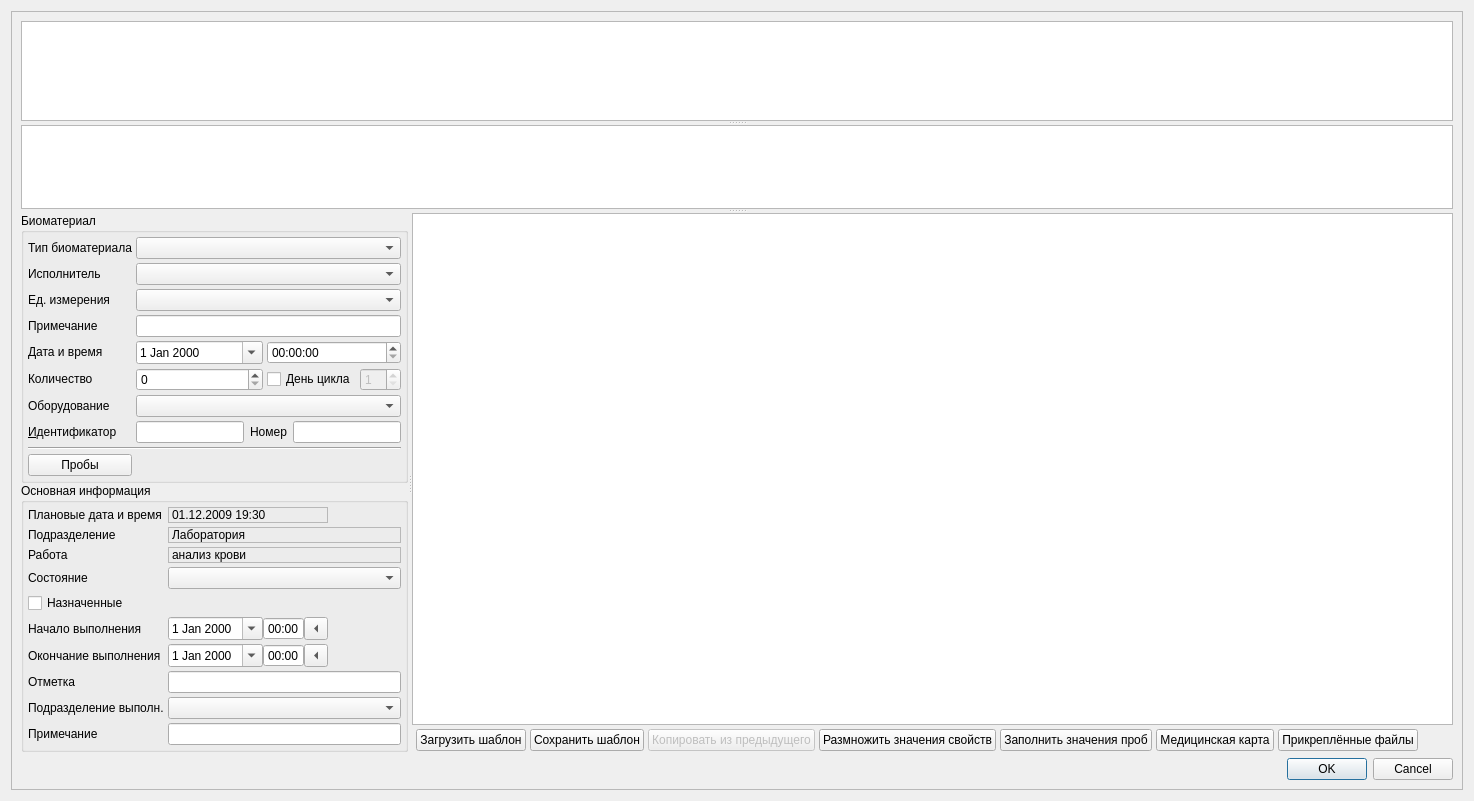
<?xml version="1.0" encoding="UTF-8"?>
<ui version="4.0">
 <class>JobTicketEditorDialog</class>
 <widget class="QDialog" name="JobTicketEditorDialog">
  <property name="geometry">
   <rect>
    <x>0</x>
    <y>0</y>
    <width>1474</width>
    <height>801</height>
   </rect>
  </property>
  <property name="minimumSize">
   <size>
    <width>600</width>
    <height>600</height>
   </size>
  </property>
  <property name="windowTitle">
   <string>ChangeMe!</string>
  </property>
  <property name="sizeGripEnabled">
   <bool>false</bool>
  </property>
  <layout class="QGridLayout" name="gridLayout_5">
   <item row="0" column="0">
    <widget class="QScrollArea" name="scrollArea">
     <property name="verticalScrollBarPolicy">
      <enum>Qt::ScrollBarAsNeeded</enum>
     </property>
     <property name="widgetResizable">
      <bool>true</bool>
     </property>
     <widget class="QWidget" name="scrollAreaWidgetContents">
      <property name="geometry">
       <rect>
        <x>0</x>
        <y>0</y>
        <width>1454</width>
        <height>781</height>
       </rect>
      </property>
      <layout class="QGridLayout" name="gridLayout_4">
       <item row="1" column="0">
        <widget class="QSplitter" name="splitter_2">
         <property name="orientation">
          <enum>Qt::Vertical</enum>
         </property>
         <widget class="CTextBrowser" name="txtClientInfoBrowser">
          <property name="sizePolicy">
           <sizepolicy hsizetype="Expanding" vsizetype="Maximum">
            <horstretch>0</horstretch>
            <verstretch>1</verstretch>
           </sizepolicy>
          </property>
          <property name="minimumSize">
           <size>
            <width>0</width>
            <height>100</height>
           </size>
          </property>
          <property name="focusPolicy">
           <enum>Qt::ClickFocus</enum>
          </property>
          <property name="readOnly">
           <bool>true</bool>
          </property>
          <property name="html">
           <string>&lt;!DOCTYPE HTML PUBLIC &quot;-//W3C//DTD HTML 4.0//EN&quot; &quot;http://www.w3.org/TR/REC-html40/strict.dtd&quot;&gt;
&lt;html&gt;&lt;head&gt;&lt;meta name=&quot;qrichtext&quot; content=&quot;1&quot; /&gt;&lt;style type=&quot;text/css&quot;&gt;
p, li { white-space: pre-wrap; }
&lt;/style&gt;&lt;/head&gt;&lt;body style=&quot; font-family:'MS Shell Dlg 2'; font-size:8.25pt; font-weight:400; font-style:normal;&quot;&gt;
&lt;p style=&quot;-qt-paragraph-type:empty; margin-top:0px; margin-bottom:0px; margin-left:0px; margin-right:0px; -qt-block-indent:0; text-indent:0px; font-size:8pt;&quot;&gt;&lt;br /&gt;&lt;/p&gt;&lt;/body&gt;&lt;/html&gt;</string>
          </property>
          <property name="textInteractionFlags">
           <set>Qt::TextBrowserInteraction</set>
          </property>
         </widget>
         <widget class="CTableView" name="tblActions">
          <property name="sizePolicy">
           <sizepolicy hsizetype="Expanding" vsizetype="Expanding">
            <horstretch>1</horstretch>
            <verstretch>0</verstretch>
           </sizepolicy>
          </property>
         </widget>
         <widget class="QWidget" name="widget_5" native="true">
          <layout class="QHBoxLayout" name="horizontalLayout_4">
           <property name="margin">
            <number>0</number>
           </property>
           <item>
            <widget class="QSplitter" name="splitter">
             <property name="orientation">
              <enum>Qt::Horizontal</enum>
             </property>
             <widget class="QFrame" name="frmCommon">
              <property name="sizePolicy">
               <sizepolicy hsizetype="Preferred" vsizetype="Maximum">
                <horstretch>0</horstretch>
                <verstretch>0</verstretch>
               </sizepolicy>
              </property>
              <property name="frameShape">
               <enum>QFrame::NoFrame</enum>
              </property>
              <property name="frameShadow">
               <enum>QFrame::Plain</enum>
              </property>
              <property name="lineWidth">
               <number>0</number>
              </property>
              <layout class="QVBoxLayout" name="verticalLayout_3">
               <property name="spacing">
                <number>0</number>
               </property>
               <property name="margin">
                <number>0</number>
               </property>
               <item>
                <widget class="QGroupBox" name="grpTissue">
                 <property name="sizePolicy">
                  <sizepolicy hsizetype="Preferred" vsizetype="Maximum">
                   <horstretch>0</horstretch>
                   <verstretch>0</verstretch>
                  </sizepolicy>
                 </property>
                 <property name="title">
                  <string>Биоматериал</string>
                 </property>
                 <layout class="QGridLayout" name="gridLayout_3">
                  <property name="margin">
                   <number>4</number>
                  </property>
                  <property name="spacing">
                   <number>4</number>
                  </property>
                  <item row="3" column="1" colspan="2">
                   <widget class="CRBComboBox" name="cmbTissueUnit">
                    <property name="sizePolicy">
                     <sizepolicy hsizetype="Expanding" vsizetype="Fixed">
                      <horstretch>0</horstretch>
                      <verstretch>0</verstretch>
                     </sizepolicy>
                    </property>
                   </widget>
                  </item>
                  <item row="5" column="0">
                   <widget class="QLabel" name="lblTissueNote">
                    <property name="sizePolicy">
                     <sizepolicy hsizetype="Preferred" vsizetype="Maximum">
                      <horstretch>0</horstretch>
                      <verstretch>0</verstretch>
                     </sizepolicy>
                    </property>
                    <property name="text">
                     <string>Примечание</string>
                    </property>
                    <property name="buddy">
                     <cstring>edtTissueNote</cstring>
                    </property>
                   </widget>
                  </item>
                  <item row="6" column="0">
                   <widget class="QLabel" name="lblTissueDateTime">
                    <property name="sizePolicy">
                     <sizepolicy hsizetype="Preferred" vsizetype="Maximum">
                      <horstretch>0</horstretch>
                      <verstretch>0</verstretch>
                     </sizepolicy>
                    </property>
                    <property name="text">
                     <string>Дата и время</string>
                    </property>
                    <property name="buddy">
                     <cstring>edtTissueDate</cstring>
                    </property>
                   </widget>
                  </item>
                  <item row="5" column="1" colspan="2">
                   <widget class="QLineEdit" name="edtTissueNote"/>
                  </item>
                  <item row="9" column="1" colspan="2">
                   <widget class="QWidget" name="widget_2" native="true">
                    <layout class="QHBoxLayout" name="horizontalLayout">
                     <property name="margin">
                      <number>0</number>
                     </property>
                     <item>
                      <widget class="QLineEdit" name="edtTissueExternalId">
                       <property name="readOnly">
                        <bool>true</bool>
                       </property>
                      </widget>
                     </item>
                     <item>
                      <widget class="QLabel" name="lblTissueNumber">
                       <property name="text">
                        <string>Номер</string>
                       </property>
                      </widget>
                     </item>
                     <item>
                      <widget class="QLineEdit" name="edtTissueNumber">
                       <property name="readOnly">
                        <bool>true</bool>
                       </property>
                      </widget>
                     </item>
                    </layout>
                   </widget>
                  </item>
                  <item row="1" column="1" colspan="2">
                   <widget class="CRBComboBox" name="cmbTissueType">
                    <property name="sizePolicy">
                     <sizepolicy hsizetype="Expanding" vsizetype="Fixed">
                      <horstretch>0</horstretch>
                      <verstretch>0</verstretch>
                     </sizepolicy>
                    </property>
                   </widget>
                  </item>
                  <item row="7" column="1">
                   <widget class="QSpinBox" name="edtTissueAmount">
                    <property name="maximum">
                     <number>999999</number>
                    </property>
                   </widget>
                  </item>
                  <item row="10" column="0" colspan="3">
                   <widget class="Line" name="line">
                    <property name="orientation">
                     <enum>Qt::Horizontal</enum>
                    </property>
                   </widget>
                  </item>
                  <item row="7" column="0">
                   <widget class="QLabel" name="lblTissueAmount">
                    <property name="sizePolicy">
                     <sizepolicy hsizetype="Preferred" vsizetype="Maximum">
                      <horstretch>0</horstretch>
                      <verstretch>0</verstretch>
                     </sizepolicy>
                    </property>
                    <property name="text">
                     <string>Количество</string>
                    </property>
                    <property name="buddy">
                     <cstring>edtTissueAmount</cstring>
                    </property>
                   </widget>
                  </item>
                  <item row="1" column="0">
                   <widget class="QLabel" name="lblTissueType">
                    <property name="sizePolicy">
                     <sizepolicy hsizetype="Preferred" vsizetype="Maximum">
                      <horstretch>0</horstretch>
                      <verstretch>0</verstretch>
                     </sizepolicy>
                    </property>
                    <property name="text">
                     <string>Тип биоматериала</string>
                    </property>
                    <property name="buddy">
                     <cstring>cmbTissueType</cstring>
                    </property>
                   </widget>
                  </item>
                  <item row="11" column="0">
                   <widget class="QPushButton" name="btnProbes">
                    <property name="text">
                     <string>Пробы</string>
                    </property>
                   </widget>
                  </item>
                  <item row="2" column="0">
                   <widget class="QLabel" name="lblTissyeExecPerson">
                    <property name="sizePolicy">
                     <sizepolicy hsizetype="Preferred" vsizetype="Maximum">
                      <horstretch>0</horstretch>
                      <verstretch>0</verstretch>
                     </sizepolicy>
                    </property>
                    <property name="text">
                     <string>Исполнитель</string>
                    </property>
                    <property name="buddy">
                     <cstring>cmbTissueExecPerson</cstring>
                    </property>
                   </widget>
                  </item>
                  <item row="2" column="1" colspan="2">
                   <widget class="CPersonComboBoxEx" name="cmbTissueExecPerson">
                    <property name="sizePolicy">
                     <sizepolicy hsizetype="Expanding" vsizetype="Fixed">
                      <horstretch>0</horstretch>
                      <verstretch>0</verstretch>
                     </sizepolicy>
                    </property>
                   </widget>
                  </item>
                  <item row="7" column="2">
                   <layout class="QGridLayout" name="gridLayout_5">
                    <item row="0" column="1">
                     <widget class="QSpinBox" name="edtTissueMenstrualDay">
                      <property name="enabled">
                       <bool>false</bool>
                      </property>
                      <property name="toolTip">
                       <string>День менструального цикла</string>
                      </property>
                      <property name="minimum">
                       <number>1</number>
                      </property>
                      <property name="maximum">
                       <number>99</number>
                      </property>
                     </widget>
                    </item>
                    <item row="0" column="0">
                     <widget class="QCheckBox" name="chkTissueMenstrualDay">
                      <property name="enabled">
                       <bool>true</bool>
                      </property>
                      <property name="toolTip">
                       <string>Может заполняться только у женщин</string>
                      </property>
                      <property name="text">
                       <string>День цикла</string>
                      </property>
                     </widget>
                    </item>
                   </layout>
                  </item>
                  <item row="9" column="0">
                   <widget class="QLabel" name="lblTissueExternalId">
                    <property name="sizePolicy">
                     <sizepolicy hsizetype="Preferred" vsizetype="Maximum">
                      <horstretch>0</horstretch>
                      <verstretch>0</verstretch>
                     </sizepolicy>
                    </property>
                    <property name="text">
                     <string>&amp;Идентификатор</string>
                    </property>
                    <property name="buddy">
                     <cstring>edtTissueExternalId</cstring>
                    </property>
                   </widget>
                  </item>
                  <item row="3" column="0">
                   <widget class="QLabel" name="lblTissueUnit">
                    <property name="sizePolicy">
                     <sizepolicy hsizetype="Preferred" vsizetype="Maximum">
                      <horstretch>0</horstretch>
                      <verstretch>0</verstretch>
                     </sizepolicy>
                    </property>
                    <property name="text">
                     <string>Ед. измерения</string>
                    </property>
                    <property name="buddy">
                     <cstring>cmbTissueUnit</cstring>
                    </property>
                   </widget>
                  </item>
                  <item row="6" column="1">
                   <widget class="CDateEdit" name="edtTissueDate">
                    <property name="calendarPopup">
                     <bool>true</bool>
                    </property>
                   </widget>
                  </item>
                  <item row="6" column="2">
                   <widget class="QTimeEdit" name="edtTissueTime"/>
                  </item>
                  <item row="8" column="0">
                   <widget class="QLabel" name="lblEquipment">
                    <property name="text">
                     <string>Оборудование</string>
                    </property>
                    <property name="buddy">
                     <cstring>cmbEquipment</cstring>
                    </property>
                   </widget>
                  </item>
                  <item row="8" column="1" colspan="2">
                   <widget class="CRBComboBox" name="cmbEquipment"/>
                  </item>
                 </layout>
                </widget>
               </item>
               <item>
                <widget class="QGroupBox" name="grpMain">
                 <property name="sizePolicy">
                  <sizepolicy hsizetype="Preferred" vsizetype="Fixed">
                   <horstretch>0</horstretch>
                   <verstretch>0</verstretch>
                  </sizepolicy>
                 </property>
                 <property name="title">
                  <string>Основная информация</string>
                 </property>
                 <layout class="QGridLayout" name="gridLayout">
                  <property name="sizeConstraint">
                   <enum>QLayout::SetMinimumSize</enum>
                  </property>
                  <property name="margin">
                   <number>4</number>
                  </property>
                  <property name="spacing">
                   <number>4</number>
                  </property>
                  <item row="6" column="0">
                   <widget class="QLabel" name="lblEndDatetime">
                    <property name="sizePolicy">
                     <sizepolicy hsizetype="Maximum" vsizetype="Preferred">
                      <horstretch>0</horstretch>
                      <verstretch>0</verstretch>
                     </sizepolicy>
                    </property>
                    <property name="text">
                     <string>Окончание выполнения</string>
                    </property>
                    <property name="buddy">
                     <cstring>edtEndDate</cstring>
                    </property>
                   </widget>
                  </item>
                  <item row="0" column="0">
                   <widget class="QLabel" name="lblDatetime">
                    <property name="sizePolicy">
                     <sizepolicy hsizetype="Maximum" vsizetype="Preferred">
                      <horstretch>0</horstretch>
                      <verstretch>0</verstretch>
                     </sizepolicy>
                    </property>
                    <property name="text">
                     <string>Плановые дата и время</string>
                    </property>
                   </widget>
                  </item>
                  <item row="1" column="0">
                   <widget class="QLabel" name="lblOrgStructure">
                    <property name="sizePolicy">
                     <sizepolicy hsizetype="Maximum" vsizetype="Preferred">
                      <horstretch>0</horstretch>
                      <verstretch>0</verstretch>
                     </sizepolicy>
                    </property>
                    <property name="text">
                     <string>Подразделение</string>
                    </property>
                   </widget>
                  </item>
                  <item row="7" column="0">
                   <widget class="QLabel" name="lblLabel">
                    <property name="sizePolicy">
                     <sizepolicy hsizetype="Maximum" vsizetype="Preferred">
                      <horstretch>0</horstretch>
                      <verstretch>0</verstretch>
                     </sizepolicy>
                    </property>
                    <property name="text">
                     <string>Отметка</string>
                    </property>
                    <property name="buddy">
                     <cstring>edtLabel</cstring>
                    </property>
                   </widget>
                  </item>
                  <item row="0" column="1">
                   <widget class="QLabel" name="lblDatetimeValue">
                    <property name="frameShape">
                     <enum>QFrame::StyledPanel</enum>
                    </property>
                    <property name="frameShadow">
                     <enum>QFrame::Sunken</enum>
                    </property>
                    <property name="text">
                     <string>01.12.2009 19:30</string>
                    </property>
                   </widget>
                  </item>
                  <item row="9" column="1" colspan="5">
                   <widget class="QLineEdit" name="edtNote"/>
                  </item>
                  <item row="9" column="0">
                   <widget class="QLabel" name="lblNote">
                    <property name="sizePolicy">
                     <sizepolicy hsizetype="Maximum" vsizetype="Preferred">
                      <horstretch>0</horstretch>
                      <verstretch>0</verstretch>
                     </sizepolicy>
                    </property>
                    <property name="text">
                     <string>Примечание</string>
                    </property>
                    <property name="buddy">
                     <cstring>edtNote</cstring>
                    </property>
                   </widget>
                  </item>
                  <item row="6" column="1">
                   <widget class="QWidget" name="widget_4" native="true">
                    <layout class="QHBoxLayout" name="horizontalLayout_3">
                     <property name="spacing">
                      <number>0</number>
                     </property>
                     <property name="margin">
                      <number>0</number>
                     </property>
                     <item>
                      <widget class="CDateEdit" name="edtEndDate">
                       <property name="sizePolicy">
                        <sizepolicy hsizetype="Maximum" vsizetype="Fixed">
                         <horstretch>0</horstretch>
                         <verstretch>0</verstretch>
                        </sizepolicy>
                       </property>
                       <property name="calendarPopup">
                        <bool>true</bool>
                       </property>
                      </widget>
                     </item>
                     <item>
                      <widget class="QTimeEdit" name="edtEndTime">
                       <property name="sizePolicy">
                        <sizepolicy hsizetype="Maximum" vsizetype="Fixed">
                         <horstretch>0</horstretch>
                         <verstretch>0</verstretch>
                        </sizepolicy>
                       </property>
                       <property name="buttonSymbols">
                        <enum>QAbstractSpinBox::NoButtons</enum>
                       </property>
                       <property name="displayFormat">
                        <string>HH:mm</string>
                       </property>
                       <property name="currentSectionIndex">
                        <number>0</number>
                       </property>
                      </widget>
                     </item>
                     <item>
                      <widget class="QToolButton" name="btnSetEndDateTime">
                       <property name="text">
                        <string>...</string>
                       </property>
                       <property name="arrowType">
                        <enum>Qt::LeftArrow</enum>
                       </property>
                      </widget>
                     </item>
                    </layout>
                   </widget>
                  </item>
                  <item row="2" column="0">
                   <widget class="QLabel" name="lblJobType">
                    <property name="sizePolicy">
                     <sizepolicy hsizetype="Maximum" vsizetype="Preferred">
                      <horstretch>0</horstretch>
                      <verstretch>0</verstretch>
                     </sizepolicy>
                    </property>
                    <property name="text">
                     <string>Работа</string>
                    </property>
                   </widget>
                  </item>
                  <item row="3" column="0">
                   <widget class="QLabel" name="lblStatus">
                    <property name="sizePolicy">
                     <sizepolicy hsizetype="Maximum" vsizetype="Preferred">
                      <horstretch>0</horstretch>
                      <verstretch>0</verstretch>
                     </sizepolicy>
                    </property>
                    <property name="text">
                     <string>Состояние</string>
                    </property>
                    <property name="buddy">
                     <cstring>cmbStatus</cstring>
                    </property>
                   </widget>
                  </item>
                  <item row="5" column="1">
                   <widget class="QWidget" name="widget_3" native="true">
                    <layout class="QHBoxLayout" name="horizontalLayout_2">
                     <property name="spacing">
                      <number>0</number>
                     </property>
                     <property name="margin">
                      <number>0</number>
                     </property>
                     <item>
                      <widget class="CDateEdit" name="edtBegDate">
                       <property name="sizePolicy">
                        <sizepolicy hsizetype="Maximum" vsizetype="Fixed">
                         <horstretch>0</horstretch>
                         <verstretch>0</verstretch>
                        </sizepolicy>
                       </property>
                       <property name="calendarPopup">
                        <bool>true</bool>
                       </property>
                      </widget>
                     </item>
                     <item>
                      <widget class="QTimeEdit" name="edtBegTime">
                       <property name="sizePolicy">
                        <sizepolicy hsizetype="Maximum" vsizetype="Fixed">
                         <horstretch>0</horstretch>
                         <verstretch>0</verstretch>
                        </sizepolicy>
                       </property>
                       <property name="buttonSymbols">
                        <enum>QAbstractSpinBox::NoButtons</enum>
                       </property>
                       <property name="displayFormat">
                        <string>HH:mm</string>
                       </property>
                       <property name="currentSectionIndex">
                        <number>0</number>
                       </property>
                      </widget>
                     </item>
                     <item>
                      <widget class="QToolButton" name="btnSetBegDateTime">
                       <property name="text">
                        <string>...</string>
                       </property>
                       <property name="arrowType">
                        <enum>Qt::LeftArrow</enum>
                       </property>
                      </widget>
                     </item>
                    </layout>
                   </widget>
                  </item>
                  <item row="5" column="0">
                   <widget class="QLabel" name="lblBegDateTime">
                    <property name="sizePolicy">
                     <sizepolicy hsizetype="Maximum" vsizetype="Preferred">
                      <horstretch>0</horstretch>
                      <verstretch>0</verstretch>
                     </sizepolicy>
                    </property>
                    <property name="text">
                     <string>Начало выполнения</string>
                    </property>
                    <property name="buddy">
                     <cstring>edtBegDate</cstring>
                    </property>
                   </widget>
                  </item>
                  <item row="7" column="1" colspan="5">
                   <widget class="QLineEdit" name="edtLabel"/>
                  </item>
                  <item row="4" column="0">
                   <widget class="QCheckBox" name="chkIsAssigned">
                    <property name="text">
                     <string>Назначенные</string>
                    </property>
                   </widget>
                  </item>
                  <item row="8" column="1" colspan="5">
                   <widget class="COrgStructureComboBox" name="cmbOrgStructure"/>
                  </item>
                  <item row="8" column="0">
                   <widget class="QLabel" name="lblExecOrgStructure">
                    <property name="text">
                     <string>Подразделение выполн.</string>
                    </property>
                   </widget>
                  </item>
                  <item row="1" column="1" colspan="5">
                   <widget class="QLabel" name="lblOrgStructureValue">
                    <property name="frameShape">
                     <enum>QFrame::StyledPanel</enum>
                    </property>
                    <property name="frameShadow">
                     <enum>QFrame::Sunken</enum>
                    </property>
                    <property name="text">
                     <string>Лаборатория</string>
                    </property>
                   </widget>
                  </item>
                  <item row="2" column="1" colspan="5">
                   <widget class="QLabel" name="lblJobTypeValue">
                    <property name="frameShape">
                     <enum>QFrame::StyledPanel</enum>
                    </property>
                    <property name="frameShadow">
                     <enum>QFrame::Sunken</enum>
                    </property>
                    <property name="text">
                     <string>анализ крови</string>
                    </property>
                   </widget>
                  </item>
                  <item row="3" column="1" colspan="5">
                   <widget class="CJobTicketStatusComboBox" name="cmbStatus"/>
                  </item>
                 </layout>
                </widget>
               </item>
               <item>
                <spacer name="verticalSpacer">
                 <property name="orientation">
                  <enum>Qt::Vertical</enum>
                 </property>
                 <property name="sizeHint" stdset="0">
                  <size>
                   <width>20</width>
                   <height>40</height>
                  </size>
                 </property>
                </spacer>
               </item>
              </layout>
             </widget>
             <widget class="QWidget" name="widget" native="true">
              <property name="sizePolicy">
               <sizepolicy hsizetype="Preferred" vsizetype="Preferred">
                <horstretch>2</horstretch>
                <verstretch>0</verstretch>
               </sizepolicy>
              </property>
              <layout class="QGridLayout" name="gridLayout_2">
               <property name="margin">
                <number>0</number>
               </property>
               <property name="spacing">
                <number>4</number>
               </property>
               <item row="1" column="5">
                <widget class="QPushButton" name="btnFillPropertiesValue">
                 <property name="text">
                  <string>Заполнить значения проб</string>
                 </property>
                </widget>
               </item>
               <item row="1" column="4">
                <widget class="QPushButton" name="btnCloneValues">
                 <property name="sizePolicy">
                  <sizepolicy hsizetype="Preferred" vsizetype="Fixed">
                   <horstretch>0</horstretch>
                   <verstretch>0</verstretch>
                  </sizepolicy>
                 </property>
                 <property name="text">
                  <string>Размножить значения свойств</string>
                 </property>
                </widget>
               </item>
               <item row="1" column="2">
                <widget class="QPushButton" name="btnSaveAsTemplate">
                 <property name="text">
                  <string>Сохранить шаблон</string>
                 </property>
                </widget>
               </item>
               <item row="1" column="1">
                <widget class="CActionTemplateSelectButton" name="btnLoadTemplate">
                 <property name="text">
                  <string>Загрузить шаблон</string>
                 </property>
                </widget>
               </item>
               <item row="1" column="6">
                <widget class="QPushButton" name="btnAmbCard">
                 <property name="text">
                  <string>Медицинская карта</string>
                 </property>
                </widget>
               </item>
               <item row="1" column="8">
                <spacer name="horizontalSpacer">
                 <property name="orientation">
                  <enum>Qt::Horizontal</enum>
                 </property>
                 <property name="sizeHint" stdset="0">
                  <size>
                   <width>96</width>
                   <height>23</height>
                  </size>
                 </property>
                </spacer>
               </item>
               <item row="0" column="0" colspan="9">
                <widget class="CActionPropertiesTableView" name="tblProps">
                 <property name="sizePolicy">
                  <sizepolicy hsizetype="Expanding" vsizetype="Expanding">
                   <horstretch>0</horstretch>
                   <verstretch>0</verstretch>
                  </sizepolicy>
                 </property>
                </widget>
               </item>
               <item row="1" column="3">
                <widget class="QPushButton" name="btnLoadPrevAction">
                 <property name="enabled">
                  <bool>false</bool>
                 </property>
                 <property name="text">
                  <string>Копировать из предыдущего</string>
                 </property>
                </widget>
               </item>
               <item row="1" column="7">
                <widget class="CAttachButton" name="btnAttachedFiles">
                 <property name="text">
                  <string>Прикреплённые файлы</string>
                 </property>
                 <property name="flat">
                  <bool>false</bool>
                 </property>
                </widget>
               </item>
              </layout>
             </widget>
            </widget>
           </item>
          </layout>
         </widget>
        </widget>
       </item>
       <item row="2" column="0">
        <widget class="QDialogButtonBox" name="buttonBox">
         <property name="orientation">
          <enum>Qt::Horizontal</enum>
         </property>
         <property name="standardButtons">
          <set>QDialogButtonBox::Cancel|QDialogButtonBox::Ok</set>
         </property>
        </widget>
       </item>
      </layout>
     </widget>
    </widget>
   </item>
  </layout>
 </widget>
 <customwidgets>
  <customwidget>
   <class>CDateEdit</class>
   <extends>QDateEdit</extends>
   <header>library/DateEdit</header>
  </customwidget>
  <customwidget>
   <class>CRBComboBox</class>
   <extends>QComboBox</extends>
   <header>library/crbcombobox.h</header>
  </customwidget>
  <customwidget>
   <class>COrgStructureComboBox</class>
   <extends>QComboBox</extends>
   <header>Orgs/OrgStructComboBoxes.h</header>
  </customwidget>
  <customwidget>
   <class>CPersonComboBoxEx</class>
   <extends>QComboBox</extends>
   <header>Orgs/PersonComboBoxEx.h</header>
  </customwidget>
  <customwidget>
   <class>CTableView</class>
   <extends>QTableView</extends>
   <header>library/TableView.h</header>
  </customwidget>
  <customwidget>
   <class>CTextBrowser</class>
   <extends>QTextBrowser</extends>
   <header>library/TextBrowser.h</header>
  </customwidget>
  <customwidget>
   <class>CActionPropertiesTableView</class>
   <extends>QTableView</extends>
   <header>Events/ActionPropertiesTable.h</header>
  </customwidget>
  <customwidget>
   <class>CActionTemplateSelectButton</class>
   <extends>QPushButton</extends>
   <header>Events/ActionTemplateChoose.h</header>
  </customwidget>
  <customwidget>
   <class>CJobTicketStatusComboBox</class>
   <extends>QComboBox</extends>
   <header>Resources/JobTicketStatus.h</header>
  </customwidget>
  <customwidget>
   <class>CAttachButton</class>
   <extends>QPushButton</extends>
   <header>library/Attach/AttachButton.h</header>
  </customwidget>
 </customwidgets>
 <tabstops>
  <tabstop>tblActions</tabstop>
  <tabstop>cmbTissueType</tabstop>
  <tabstop>cmbTissueExecPerson</tabstop>
  <tabstop>cmbTissueUnit</tabstop>
  <tabstop>edtTissueNote</tabstop>
  <tabstop>edtTissueDate</tabstop>
  <tabstop>edtTissueTime</tabstop>
  <tabstop>edtTissueAmount</tabstop>
  <tabstop>cmbEquipment</tabstop>
  <tabstop>edtTissueExternalId</tabstop>
  <tabstop>edtTissueNumber</tabstop>
  <tabstop>btnProbes</tabstop>
  <tabstop>cmbStatus</tabstop>
  <tabstop>chkIsAssigned</tabstop>
  <tabstop>edtBegDate</tabstop>
  <tabstop>edtBegTime</tabstop>
  <tabstop>btnSetBegDateTime</tabstop>
  <tabstop>edtEndDate</tabstop>
  <tabstop>edtEndTime</tabstop>
  <tabstop>btnSetEndDateTime</tabstop>
  <tabstop>edtLabel</tabstop>
  <tabstop>edtNote</tabstop>
  <tabstop>tblProps</tabstop>
  <tabstop>btnLoadTemplate</tabstop>
  <tabstop>btnSaveAsTemplate</tabstop>
  <tabstop>btnCloneValues</tabstop>
  <tabstop>btnFillPropertiesValue</tabstop>
  <tabstop>btnAmbCard</tabstop>
  <tabstop>btnAttachedFiles</tabstop>
  <tabstop>buttonBox</tabstop>
  <tabstop>btnLoadPrevAction</tabstop>
  <tabstop>cmbOrgStructure</tabstop>
 </tabstops>
 <resources/>
 <connections>
  <connection>
   <sender>buttonBox</sender>
   <signal>accepted()</signal>
   <receiver>JobTicketEditorDialog</receiver>
   <slot>accept()</slot>
   <hints>
    <hint type="sourcelabel">
     <x>195</x>
     <y>751</y>
    </hint>
    <hint type="destinationlabel">
     <x>156</x>
     <y>417</y>
    </hint>
   </hints>
  </connection>
  <connection>
   <sender>buttonBox</sender>
   <signal>rejected()</signal>
   <receiver>JobTicketEditorDialog</receiver>
   <slot>reject()</slot>
   <hints>
    <hint type="sourcelabel">
     <x>249</x>
     <y>751</y>
    </hint>
    <hint type="destinationlabel">
     <x>311</x>
     <y>411</y>
    </hint>
   </hints>
  </connection>
 </connections>
</ui>
